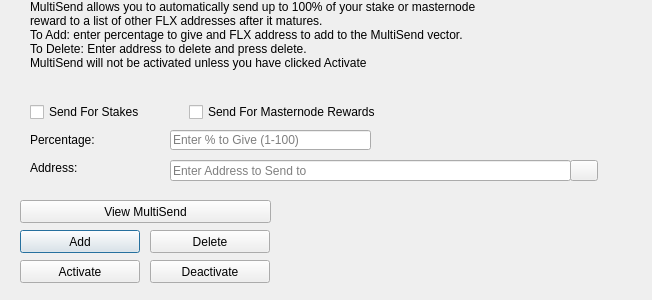
<?xml version="1.0" encoding="UTF-8"?>
<ui version="4.0">
 <class>MultiSendDialog</class>
 <widget class="QDialog" name="MultiSendDialog">
  <property name="windowModality">
   <enum>Qt::NonModal</enum>
  </property>
  <property name="geometry">
   <rect>
    <x>0</x>
    <y>0</y>
    <width>652</width>
    <height>300</height>
   </rect>
  </property>
  <property name="windowTitle">
   <string>MultiSend</string>
  </property>
  <widget class="QLineEdit" name="multiSendPercentEdit">
   <property name="geometry">
    <rect>
     <x>170</x>
     <y>130</y>
     <width>201</width>
     <height>20</height>
    </rect>
   </property>
   <property name="toolTip">
    <string>Enter whole numbers 1 - 100</string>
   </property>
   <property name="placeholderText">
    <string>Enter % to Give (1-100)</string>
   </property>
  </widget>
  <widget class="QLineEdit" name="multiSendAddressEdit">
   <property name="geometry">
    <rect>
     <x>170</x>
     <y>160</y>
     <width>401</width>
     <height>21</height>
    </rect>
   </property>
   <property name="toolTip">
    <string/>
   </property>
   <property name="placeholderText">
    <string>Enter Address to Send to</string>
   </property>
  </widget>
  <widget class="QLabel" name="label_2">
   <property name="geometry">
    <rect>
     <x>30</x>
     <y>0</y>
     <width>451</width>
     <height>121</height>
    </rect>
   </property>
   <property name="lineWidth">
    <number>1</number>
   </property>
   <property name="text">
    <string>MultiSend allows you to automatically send up to 100% of your stake or masternode reward to a list of other FLX addresses after it matures.
To Add: enter percentage to give and FLX address to add to the MultiSend vector.
To Delete: Enter address to delete and press delete.
MultiSend will not be activated unless you have clicked Activate</string>
   </property>
   <property name="alignment">
    <set>Qt::AlignLeading|Qt::AlignLeft|Qt::AlignTop</set>
   </property>
   <property name="wordWrap">
    <bool>true</bool>
   </property>
  </widget>
  <widget class="QLabel" name="message">
   <property name="geometry">
    <rect>
     <x>290</x>
     <y>200</y>
     <width>351</width>
     <height>91</height>
    </rect>
   </property>
   <property name="text">
    <string/>
   </property>
  </widget>
  <widget class="QPushButton" name="addButton">
   <property name="geometry">
    <rect>
     <x>20</x>
     <y>230</y>
     <width>120</width>
     <height>23</height>
    </rect>
   </property>
   <property name="toolTip">
    <string/>
   </property>
   <property name="statusTip">
    <string>Add to MultiSend Vector</string>
   </property>
   <property name="text">
    <string>Add</string>
   </property>
  </widget>
  <widget class="QPushButton" name="disableButton">
   <property name="geometry">
    <rect>
     <x>150</x>
     <y>260</y>
     <width>120</width>
     <height>23</height>
    </rect>
   </property>
   <property name="statusTip">
    <string>Deactivate MultiSend</string>
   </property>
   <property name="text">
    <string>Deactivate</string>
   </property>
  </widget>
  <widget class="QPushButton" name="addressBookButton">
   <property name="geometry">
    <rect>
     <x>570</x>
     <y>160</y>
     <width>28</width>
     <height>21</height>
    </rect>
   </property>
   <property name="toolTip">
    <string>Choose an address from the address book</string>
   </property>
   <property name="text">
    <string/>
   </property>
   <property name="icon">
    <iconset resource="../flexinodes.qrc">
     <normaloff>:/icons/address-book</normaloff>:/icons/address-book</iconset>
   </property>
   <property name="shortcut">
    <string>Alt+A</string>
   </property>
   <property name="autoDefault">
    <bool>false</bool>
   </property>
  </widget>
  <widget class="QLabel" name="label">
   <property name="geometry">
    <rect>
     <x>30</x>
     <y>130</y>
     <width>121</width>
     <height>20</height>
    </rect>
   </property>
   <property name="toolTip">
    <string>Percentage of stake to send</string>
   </property>
   <property name="text">
    <string>Percentage:</string>
   </property>
  </widget>
  <widget class="QLabel" name="label_5">
   <property name="geometry">
    <rect>
     <x>30</x>
     <y>160</y>
     <width>111</width>
     <height>16</height>
    </rect>
   </property>
   <property name="toolTip">
    <string>Address to send portion of stake to</string>
   </property>
   <property name="text">
    <string>Address:</string>
   </property>
  </widget>
  <widget class="QPushButton" name="deleteButton">
   <property name="geometry">
    <rect>
     <x>150</x>
     <y>230</y>
     <width>120</width>
     <height>23</height>
    </rect>
   </property>
   <property name="toolTip">
    <string/>
   </property>
   <property name="statusTip">
    <string>Delete Address From MultiSend Vector</string>
   </property>
   <property name="text">
    <string>Delete</string>
   </property>
  </widget>
  <widget class="QPushButton" name="activateButton">
   <property name="geometry">
    <rect>
     <x>20</x>
     <y>260</y>
     <width>120</width>
     <height>23</height>
    </rect>
   </property>
   <property name="statusTip">
    <string>Activate MultiSend</string>
   </property>
   <property name="text">
    <string>Activate</string>
   </property>
  </widget>
  <widget class="QPushButton" name="viewButton">
   <property name="geometry">
    <rect>
     <x>20</x>
     <y>200</y>
     <width>251</width>
     <height>23</height>
    </rect>
   </property>
   <property name="toolTip">
    <string/>
   </property>
   <property name="statusTip">
    <string>View MultiSend Vector</string>
   </property>
   <property name="text">
    <string>View MultiSend</string>
   </property>
  </widget>
  <widget class="QWidget" name="horizontalLayoutWidget">
   <property name="geometry">
    <rect>
     <x>30</x>
     <y>100</y>
     <width>351</width>
     <height>24</height>
    </rect>
   </property>
   <layout class="QHBoxLayout" name="horizontalLayout">
    <item>
     <widget class="QCheckBox" name="multiSendStakeCheckBox">
      <property name="text">
       <string>Send For Stakes</string>
      </property>
     </widget>
    </item>
    <item>
     <widget class="QCheckBox" name="multiSendMasternodeCheckBox">
      <property name="text">
       <string>Send For Masternode Rewards</string>
      </property>
     </widget>
    </item>
   </layout>
  </widget>
 </widget>
 <resources>
  <include location="../flexinodes.qrc"/>
 </resources>
 <connections/>
</ui>
